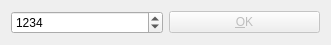
<?xml version="1.0" encoding="UTF-8"?>
<ui version="4.0">
 <class>SecretCodeDialog</class>
 <widget class="QDialog" name="SecretCodeDialog">
  <property name="geometry">
   <rect>
    <x>0</x>
    <y>0</y>
    <width>331</width>
    <height>45</height>
   </rect>
  </property>
  <property name="windowTitle">
   <string>Secret code</string>
  </property>
  <layout class="QHBoxLayout" name="horizontalLayout">
   <item>
    <widget class="QSpinBox" name="spinBox">
     <property name="maximum">
      <number>9999</number>
     </property>
     <property name="value">
      <number>1234</number>
     </property>
    </widget>
   </item>
   <item>
    <widget class="QPushButton" name="pushButton">
     <property name="enabled">
      <bool>false</bool>
     </property>
     <property name="text">
      <string>&amp;OK</string>
     </property>
    </widget>
   </item>
  </layout>
 </widget>
 <layoutdefault spacing="6" margin="11"/>
 <resources/>
 <connections/>
</ui>
